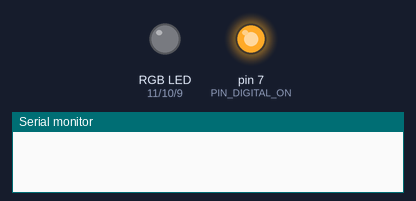
This sketch was run on a simulated Arduino Uno, built with avr-gcc and run on an emulated ATmega328P. On the bench: an RGB LED mixed from three pins (HIGH = lit), output pins drawn as LEDs (lit = HIGH), the last lines printed to the serial monitor.

Above: at 0.1 s.
At 0.8 s:
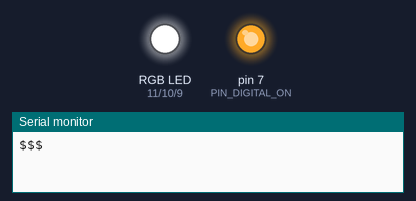
At 1.3 s:
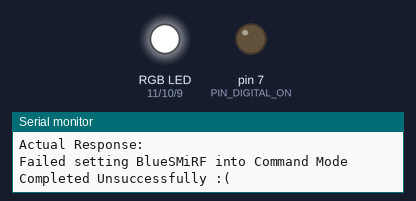
At 6.42 s:
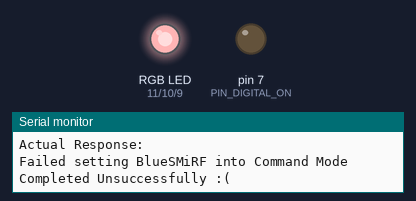
At 6.8 s:
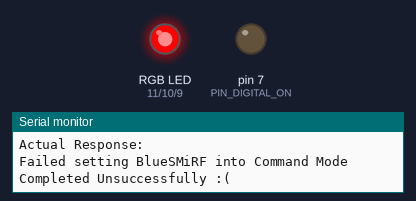
At 12.8 s:
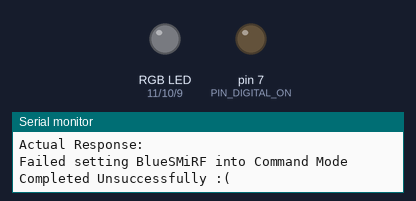
Timing chart, 0 to 14.3 s (numbered marks = the images above):
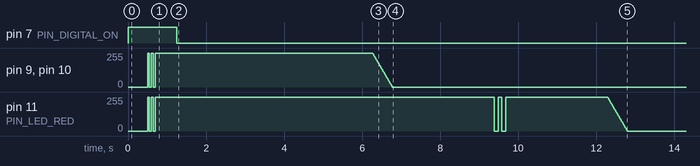

Measured:
- by itself, pin 7 (PIN_DIGITAL_ON): HIGH → LOW at 1.3 s
- by itself, pin 9 (PIN_LED_BLUE), pin 10 (PIN_LED_GREEN): ramps from 255/255 to 0/255 and jumps back, once every 0.10 s

The sketch:

Setup.ino
```cpp
/*
======================================================================

	NEUROSKY BRAINWAVE MOBILE - SETUP

	Arduino & BlueSMiRF Gold Shield Programming & Factory Reset.

	The circuit:

	* See Wiring Diagram in Fritzing File

	Created 2012-06-19
	Peter Schmalfeldt me@peterschmalfeldt.com

	http://arduino.peterschmalfeldt.com

======================================================================

----------------------------------------------------------------------
	CONFIGURATION VARIABLES ( CHANGE THESE TO MEET YOUR NEEDS )
----------------------------------------------------------------------
*/

// Enable Debug Output
const boolean ENABLE_DUBUG_OUTPUT = true;

// Enable Factory Reset
const boolean ENABLE_FACTORY_RESET = true;

// Bluetooth MAC Address to your NeuroSky BrainWave Mobile
const char BLUETOOTH_MAC_ADDRESS[13] = "9CB70D75A7DD";

// Bluetooth Pass Key for you NeuroSky BrainWave Mobile ( should be "0000" )
const char BLUETOOTH_PASS_KEY[5] = "0000";

/*
----------------------------------------------------------------------
	!!! YOU DO NOT NEED TO CHANGE ANYTHING BELOW HERE !!!
----------------------------------------------------------------------
*/

// Has the process completed
boolean is_complete = false;

// Was the process successful
boolean is_successful = false;

// Check if BlueSMiRF device is in Command Mode
boolean in_command_mode = false;

// Has the Bluetooth device been Shutdown
boolean shutdown = false;

// Response from Serial connection
String response;

// Individual Letter from response
char letter[1];

// BlueSMiRF Baudrate
unsigned long BAUDRATE = 115200;

// Pin that powers BlueSMiRF
const unsigned int PIN_DIGITAL_ON = 7;

// Red LED,   connected to digital pin 11
const unsigned int PIN_LED_RED = 11;

// Green LED, connected to digital pin 10
const unsigned int PIN_LED_GREEN = 10;

// Blue LED,  connected to digital pin 9
const unsigned int PIN_LED_BLUE = 9;

// Delay Between Bluetooth Messages
const unsigned int DELAY = 500;

/* Default Arduino Setup Function */
void setup()
{
	// Initialize pins
	pinMode(PIN_DIGITAL_ON, OUTPUT);
	pinMode(PIN_LED_RED, OUTPUT);
	pinMode(PIN_LED_GREEN, OUTPUT);
	pinMode(PIN_LED_BLUE, OUTPUT);

	// Turn BlueSMiRF on
	digitalWrite(PIN_DIGITAL_ON, HIGH);

	// Wait for BlueSMiRF to finish turning on
	delay(DELAY);

	// Initialize serial ports
	if(ENABLE_FACTORY_RESET)
	{
		BAUDRATE = 57600;
	}

	Serial.begin(115200);

	// Enter Programming Mode
	enterProgrammingMode();
}

/* Default Arduino Loop Function */
void loop()
{
	// Everything loaded and is complete
	if(is_successful && is_complete && !in_command_mode && !shutdown)
	{

		// Turn BlueSMiRF off, we're done
		digitalWrite(PIN_DIGITAL_ON, LOW);

		Serial.flush();

		logOutput("Completed Successfully :)");

		Serial.end();

		// Fade RGB LED to Green
		fadeLed(0, 255, 0);

		// Update that we have shutdown bluetooth board
		shutdown = true;
	}

	// We completed, but not everything was a success
	if(is_complete && !is_successful && !shutdown)
	{
		// Turn BlueSMiRF off, we're done
		digitalWrite(PIN_DIGITAL_ON, LOW);

		Serial.flush();

		logOutput("Completed Unsuccessfully :(");

		Serial.end();

		delay(5000);

		// Fade RGB LED to Green
		fadeLed(255, 0, 0);

		// Update that we have shutdown bluetooth board
		shutdown = true;
	}
}

/* Enter Programming Mode */
void enterProgrammingMode()
{
	// Show Activity
	blinkLed(255, 255, 255, 5, 50);

	// Send command to put BlueSMiRF into programming mode
	if(sendCommand("$$$", "CMD"))
	{
		in_command_mode = true;
	}
	else
	{
		is_complete = true;
		logOutput("Failed setting BlueSMiRF into Command Mode");
		return;
	}

	// Make sure we are in programming mode before doing anything else
	if(in_command_mode)
	{
		// Reset the BlueSMiRF
		if(ENABLE_FACTORY_RESET)
		{
			factoryReset();
		}
		// Setup the BlueSMiRF data
		else
		{
			configureBluetooth();
		}
	}
}

/* Perform Factory Reset */
void factoryReset()
{
	// Show Activity
	blinkLed(0, 0, 255, 5, 50);

	// Perform Factory Reset
	if( !sendCommand("SF,1", "AOK"))
	{
		is_complete = true;
		logOutput("Failed factory resetting BlueSMiRF");
		return;
	}

	delay(DELAY);

	// Set Baudrate to 57600
	if( !sendCommand("SU,115", "AOK"))
	{
		is_complete = true;
		logOutput("Failed setting BlueSMiRF Baudrate");
		return;
	}

	// Continue on to Configure Bluetooth now that it was reset
	configureBluetooth();
}

/* Configure BlueSMiRF Bluetooth with your settings */
void configureBluetooth()
{
	// Show Activity
	blinkLed(255, 255, 255, 5, 50);

	// Perform Factory Reset
	String build_command = "SR,";
	build_command += BLUETOOTH_MAC_ADDRESS;

	if( !sendCommand(build_command, "AOK"))
	{
		is_complete = true;
		logOutput("Failed to set MAC Address");
		return;
	}

	//Set the passkey
	build_command = "SP,";
	build_command += BLUETOOTH_PASS_KEY;

	if( !sendCommand(build_command, "AOK"))
	{
		is_complete = true;
		logOutput("Failed to set Pass Key");
		return;
	}

	// Set the BlueSMiRF mode
	if( !sendCommand("SM,3", "AOK"))
	{
		is_complete = true;
		logOutput("Failed to Change Mode");
		return;
	}

	// Exit command mode
	if( !sendCommand("---", "END"))
	{
		is_complete = true;
		logOutput("Failed to exit BlueSMiRF CMD Mode");
		return;
	}

	// Update Setting and Exist Factory Reset
	in_command_mode = false;
	is_complete = true;
	is_successful = true;
}

/* Handy Function to Send Commands to BlueSMiRF */
bool sendCommand(String command, String expected_response)
{
	// Flush Any Existing Data from Other Calls
	Serial.flush();

	// Send command to BlueSMiRF, but check if its the initial $$$ command since it cannot have a return
	if(command == "$$$")
	{
		Serial.print(command);
	}
	else
	{
		Serial.println(command);
	}

	// Wait for BlueSMiRF to receive command
	delay(DELAY);

	// Fetch Response
	response = "";
	while(Serial.available() > 0)
	{
		letter[0] = (char)Serial.read();
		if(letter[0] != '\r' && letter[0] != '\n')
		{
			response += letter[0];
		}
	}

	// Flush Response
	Serial.flush();

	// Make sure we got the response we wanted
	if(response == expected_response)
	{
		return true;
	}
	else
	{
		logOutput("Executing Command: " + command);
		logOutput("Expected Response: " + expected_response);
		logOutput("Actual Response: " + response);

		return false;
	}
}

/* Fade In/Out RGB Led */
void fadeLed(int red, int green, int blue)
{
	int new_red = 0;
	int new_green = 0;
	int new_blue = 0;

	// Fade RGB LED to Red
	for(int fadeValue = 255; fadeValue >= 0; fadeValue -=5)
	{
		new_red = (red == 0) ? fadeValue : red;
		new_green = (green == 0) ? fadeValue : green;
		new_blue = (blue == 0) ? fadeValue : blue;

		analogWrite(PIN_LED_RED, new_red);
		analogWrite(PIN_LED_GREEN, new_green);
		analogWrite(PIN_LED_BLUE, new_blue);

		delay(10);
	}

	delay(2500);

	blinkLed(new_red, new_green, new_blue, 5, 100);

	delay(2500);

	// Fade RGB LED Off
	for(int fadeValue = 255; fadeValue >= 0; fadeValue -=5)
	{
		new_red = (red == 0) ? red : fadeValue;
		new_green = (green == 0) ? green : fadeValue;
		new_blue = (blue == 0) ? blue : fadeValue;

		analogWrite(PIN_LED_RED, new_red);
		analogWrite(PIN_LED_GREEN, new_green);
		analogWrite(PIN_LED_BLUE, new_blue);

		delay(10);
	}
}

/* Blink RGB Led */
void blinkLed(int red, int green, int blue, int count, int speed)
{
	for(int i = 0; i < count; i++)
	{
		if ( (i % 2) == 0)
		{
			analogWrite(PIN_LED_RED, red);
			analogWrite(PIN_LED_GREEN, green);
			analogWrite(PIN_LED_BLUE, blue);
		}
		else
		{
			analogWrite(PIN_LED_RED, 0);
			analogWrite(PIN_LED_GREEN, 0);
			analogWrite(PIN_LED_BLUE, 0);
		}

		delay(speed);
	}
}

/* Log Output if Debugging is Enabled */
void logOutput(String message)
{
	if(ENABLE_DUBUG_OUTPUT)
	{
		Serial.println(message);
	}
}
```
